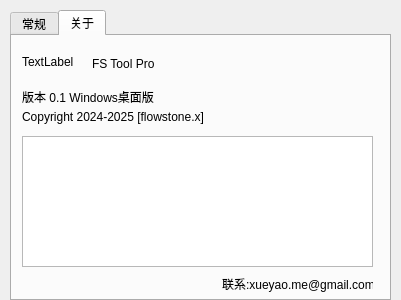
<?xml version="1.0" encoding="UTF-8"?>
<ui version="4.0">
 <class>preferences</class>
 <widget class="QWidget" name="preferences">
  <property name="geometry">
   <rect>
    <x>0</x>
    <y>0</y>
    <width>401</width>
    <height>300</height>
   </rect>
  </property>
  <property name="windowTitle">
   <string>首选项</string>
  </property>
  <widget class="QTabWidget" name="preferences_tab">
   <property name="geometry">
    <rect>
     <x>10</x>
     <y>10</y>
     <width>381</width>
     <height>291</height>
    </rect>
   </property>
   <property name="currentIndex">
    <number>1</number>
   </property>
   <widget class="QWidget" name="general">
    <attribute name="title">
     <string>常规</string>
    </attribute>
    <widget class="QWidget" name="verticalLayoutWidget_3">
     <property name="geometry">
      <rect>
       <x>10</x>
       <y>10</y>
       <width>351</width>
       <height>91</height>
      </rect>
     </property>
     <layout class="QVBoxLayout" name="verticalLayout_15"/>
    </widget>
    <widget class="QGroupBox" name="groupBox_7">
     <property name="geometry">
      <rect>
       <x>10</x>
       <y>110</y>
       <width>351</width>
       <height>101</height>
      </rect>
     </property>
     <property name="title">
      <string>配置文件存储位置</string>
     </property>
     <widget class="QWidget" name="horizontalLayoutWidget_7">
      <property name="geometry">
       <rect>
        <x>10</x>
        <y>20</y>
        <width>331</width>
        <height>41</height>
       </rect>
      </property>
      <layout class="QHBoxLayout" name="horizontalLayout_7">
       <item>
        <widget class="QLabel" name="label_7">
         <property name="text">
          <string>路径：</string>
         </property>
        </widget>
       </item>
       <item>
        <widget class="QLineEdit" name="config_path_input"/>
       </item>
      </layout>
     </widget>
     <widget class="QPushButton" name="open_file_path_btn">
      <property name="geometry">
       <rect>
        <x>10</x>
        <y>70</y>
        <width>101</width>
        <height>23</height>
       </rect>
      </property>
      <property name="text">
       <string>打开所在文件夹</string>
      </property>
     </widget>
     <widget class="QPushButton" name="open_btn">
      <property name="geometry">
       <rect>
        <x>230</x>
        <y>70</y>
        <width>51</width>
        <height>23</height>
       </rect>
      </property>
      <property name="text">
       <string>打开</string>
      </property>
     </widget>
     <widget class="QPushButton" name="update_btn">
      <property name="geometry">
       <rect>
        <x>290</x>
        <y>70</y>
        <width>51</width>
        <height>23</height>
       </rect>
      </property>
      <property name="text">
       <string>更改</string>
      </property>
     </widget>
    </widget>
    <widget class="QPushButton" name="pushButton_26">
     <property name="geometry">
      <rect>
       <x>290</x>
       <y>220</y>
       <width>75</width>
       <height>23</height>
      </rect>
     </property>
     <property name="text">
      <string>恢复默认</string>
     </property>
    </widget>
   </widget>
   <widget class="QWidget" name="about">
    <attribute name="title">
     <string>关于</string>
    </attribute>
    <widget class="QLabel" name="app_icon">
     <property name="geometry">
      <rect>
       <x>10</x>
       <y>10</y>
       <width>54</width>
       <height>32</height>
      </rect>
     </property>
     <property name="minimumSize">
      <size>
       <width>32</width>
       <height>32</height>
      </size>
     </property>
     <property name="baseSize">
      <size>
       <width>32</width>
       <height>32</height>
      </size>
     </property>
     <property name="text">
      <string>TextLabel</string>
     </property>
    </widget>
    <widget class="QLabel" name="app_name">
     <property name="geometry">
      <rect>
       <x>80</x>
       <y>20</y>
       <width>71</width>
       <height>16</height>
      </rect>
     </property>
     <property name="text">
      <string>FS Tool Pro</string>
     </property>
    </widget>
    <widget class="QLabel" name="version">
     <property name="geometry">
      <rect>
       <x>10</x>
       <y>50</y>
       <width>361</width>
       <height>21</height>
      </rect>
     </property>
     <property name="text">
      <string>版本 0.1 Windows桌面版</string>
     </property>
    </widget>
    <widget class="QLabel" name="copyright">
     <property name="geometry">
      <rect>
       <x>10</x>
       <y>70</y>
       <width>361</width>
       <height>21</height>
      </rect>
     </property>
     <property name="text">
      <string>Copyright 2024-2025 [flowstone.x]</string>
     </property>
    </widget>
    <widget class="QTextEdit" name="desc">
     <property name="geometry">
      <rect>
       <x>10</x>
       <y>100</y>
       <width>351</width>
       <height>131</height>
      </rect>
     </property>
     <property name="readOnly">
      <bool>true</bool>
     </property>
    </widget>
    <widget class="QLabel" name="label_9">
     <property name="geometry">
      <rect>
       <x>210</x>
       <y>240</y>
       <width>151</width>
       <height>16</height>
      </rect>
     </property>
     <property name="text">
      <string>联系:xueyao.me@gmail.com</string>
     </property>
    </widget>
   </widget>
  </widget>
 </widget>
 <resources/>
 <connections/>
</ui>
